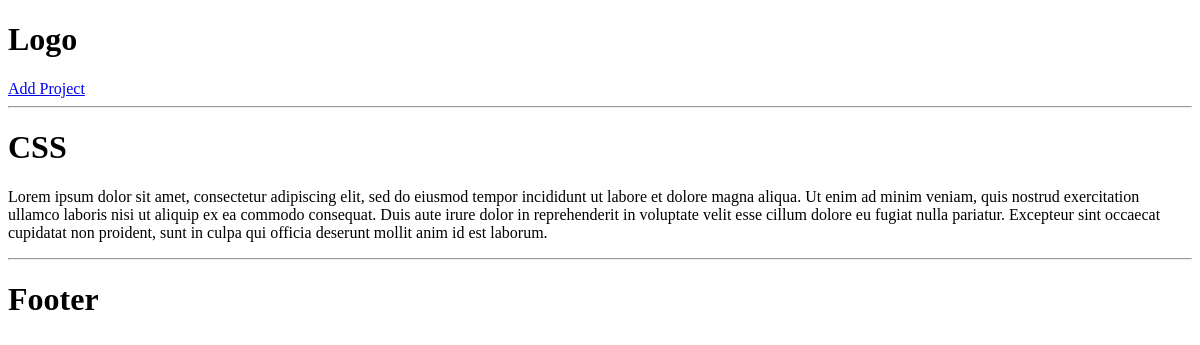
/project/79bfe148-0842-468e-b64d-e168ba46c66e/, run on an earlier commit of the app's database.
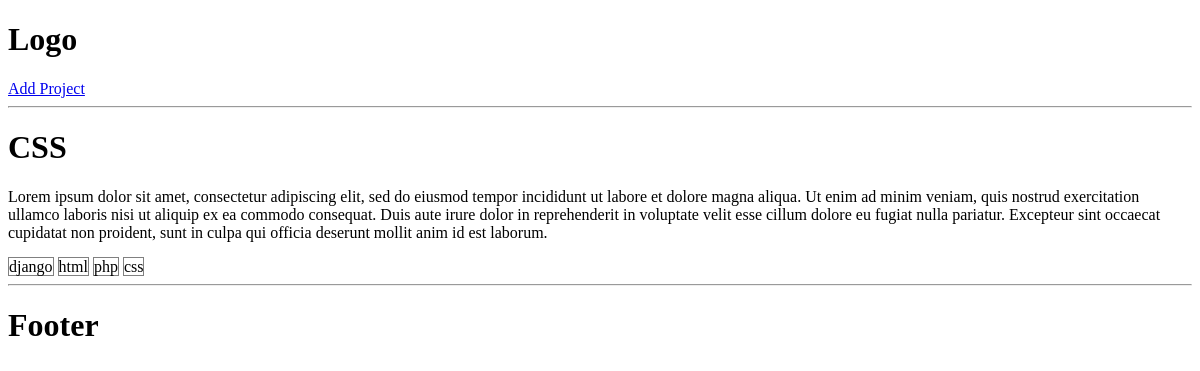
And on a later commit of the database.
### projects/models.py (models this page shows, shortened)
class Project(models.Model):
    title = models.CharField(max_length=200)
    description = models.TextField(null=True, blank=True)
    demo_link = models.CharField(max_length=2000, null=True, blank=True)
    source_link = models.CharField(max_length=2000, null=True, blank=True)
    tags = models.ManyToManyField('Tag', blank=True)
    vote_total = models.IntegerField(default=0, null=True, blank=True)
    vote_ratio = models.IntegerField(default=0, null=True, blank=True)
    created = models.DateTimeField(auto_now_add=True)
    id = models.UUIDField(default=uuid.uuid4, unique=True,
                          primary_key=True, editable=False)

class Tag(models.Model):
    name = models.CharField(max_length=200)
    created = models.DateTimeField(auto_now_add=True)
    id = models.UUIDField(default=uuid.uuid4, unique=True,
                          primary_key=True, editable=False)

### projects/views.py (the view)
# urls.py: path('project/<str:pk>/', views.project_view, name='project'),
def project_view(request, pk):
    project = Project.objects.get(id=pk)
    context = {
        'project': project,
    }
    return render(request, 'projects/single-project.html', context)

### projects/templates/projects/single-project.html
{% extends 'base.html' %}
{% block content %}
<h1>{{ project.title }}</h1>
<p>{{ project.description }}</p>
    {% for tag2 in project.tags.all %}
    	<span style="border: 1px solid grey">{{ tag2.name }}</span>
    {% endfor %}
{% endblock %}

### templates/base.html (shortened to what this page needs)
<!DOCTYPE html>
<html lang="en">
<head>
</head>
<body>
{% include 'navbar.html' %}
{% block content %}
{% endblock %}
{% include 'footer.html' %}
</body>
</html>

### templates/navbar.html
<h1>Logo</h1>
<a href="{% url 'projects:create_project' %}">Add Project</a>
<hr>

### templates/footer.html
<hr>
<h1>Footer</h1>

What changed in the data, as far as the page shows it:
added Tag: name "django"
added Tag: name "html"
added Tag: name "php"
added Tag: name "css"
